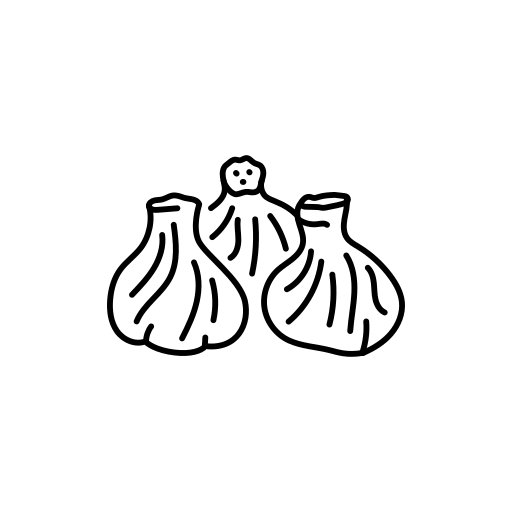
#> input picture фото/лого/исходник-логотипа.png, 512 x 512 px
$ python -i 'трассировка.py'   (imports and definitions only)
#> lines starting #> are read from the running program, lines starting #| are printed output that depends on the picture; after the words box and inside, x2 and y2 are one past the last pixel; in counts of white or black regions, pixels touching at a corner belong together
# -*- coding: utf-8 -*-
"""Растровый значок → SVG-путь.

    python фото/лого/трассировка.py вход.png выход.svg [--высота 24]

Зачем: логотип пришёл картинкой 512×512, а в шапке и в фавиконке он должен
краситься темой и не мылиться. Готовые трассировщики на этой сборке Python
падают, поэтому обводим контуры сами: порог → cv2.findContours → упрощение
Дугласа–Пекера → сглаживание Катмулла–Рома в кубические кривые.

На выходе один путь с fill-rule="evenodd": внутренние контуры становятся
дырками, и заливка currentColor даёт ровно ту же линейную графику.
"""
import argparse, pathlib
import numpy as np, cv2
from PIL import Image, ImageOps


def подготовить(путь, увеличение=4, порог=128):
#> called with путь = 'исходник-логотипа.png', увеличение = 4, порог = 128
    im = Image.open(путь).convert("RGBA")
#> im is the input picture: PIL image 512x512 RGBA; mean R, G, B, A 0, 0, 0, 12.2
    фон = Image.new("RGBA", im.size, (255, 255, 255, 255))
#> фон: PIL image 512x512 RGBA; every value is 255
    фон.alpha_composite(im)
    im = фон.convert("L")
#> im: PIL image 512x512 L
    рамка = ImageOps.invert(im).point(lambda v: 255 if v > 55 else 0).getbbox()
#> рамка = (107, 155, 405, 357)
    im = im.crop(рамка)
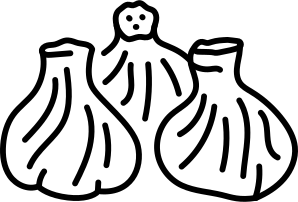
#> im: PIL image 298x202 L; min 0, max 255, mean 201.9
    im = im.resize((im.width * увеличение, im.height * увеличение), Image.LANCZOS)
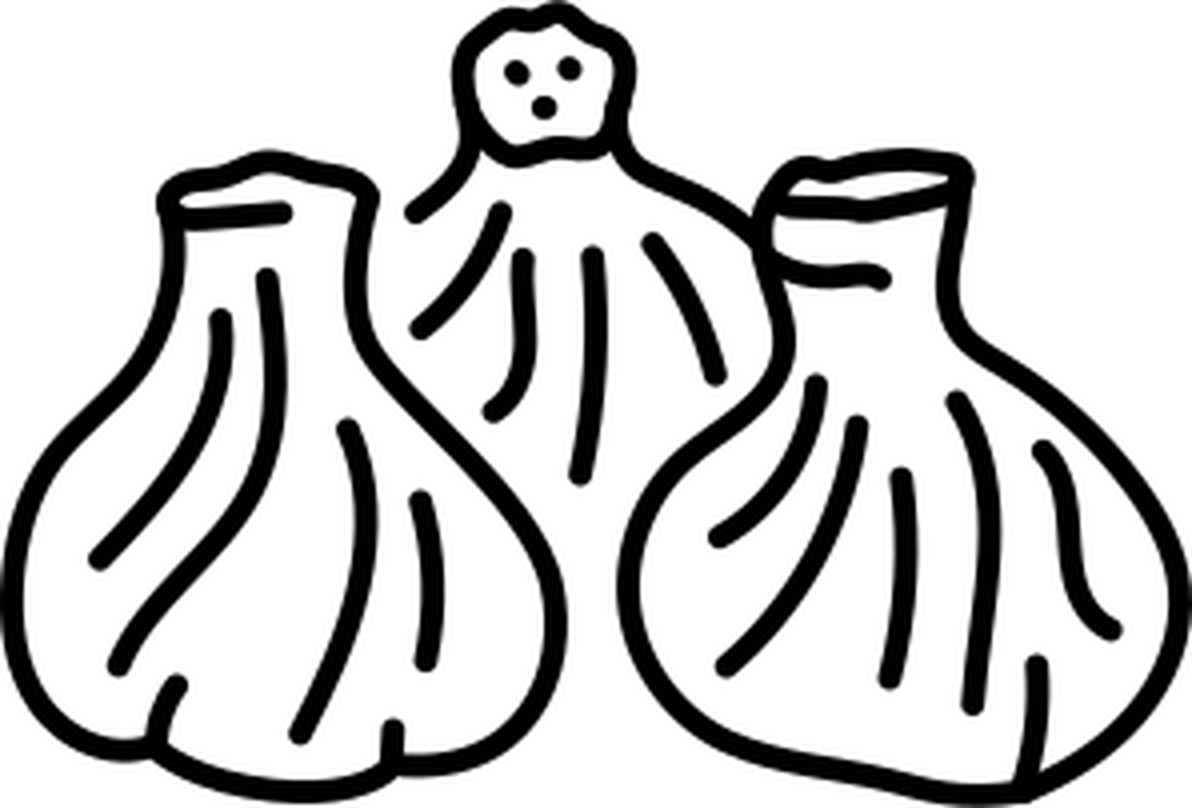
#> im: PIL image 1192x808 L; min 0, max 255, mean 201.9
    маска = (np.array(im) < порог).astype(np.uint8) * 255
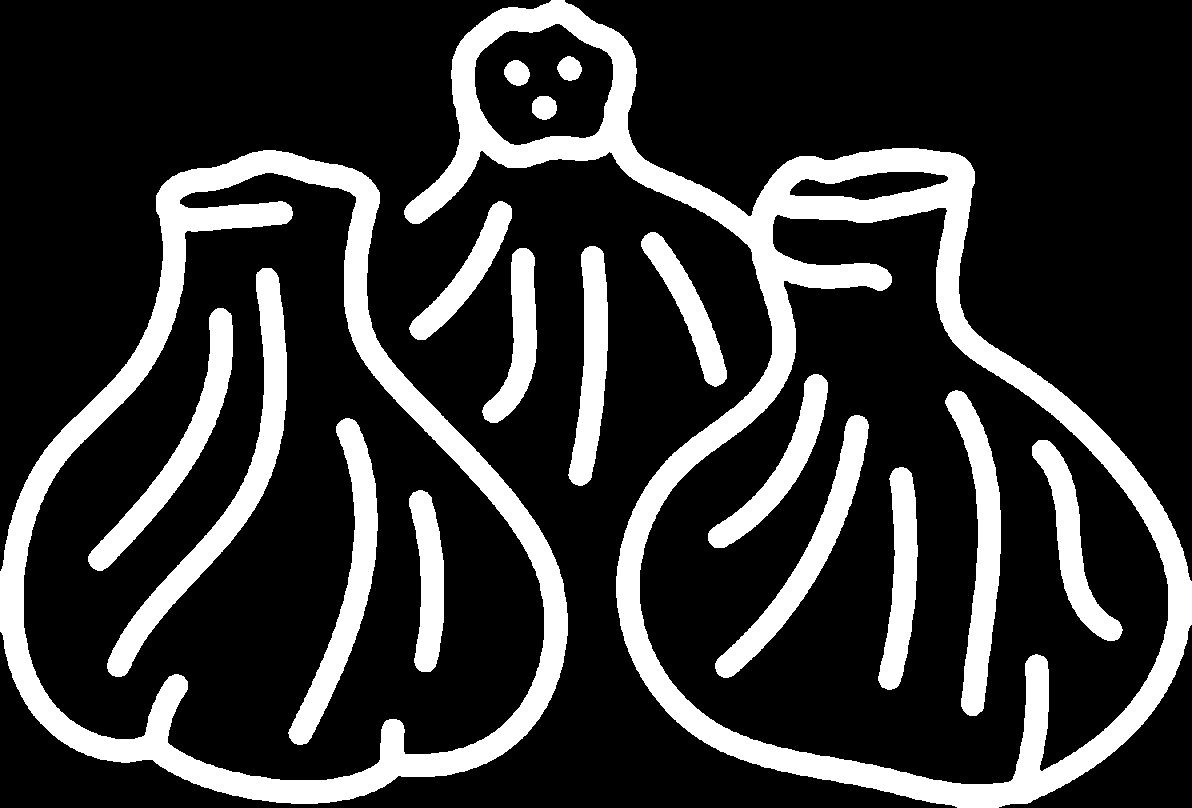
#> маска: shape (808, 1192); 20.8% white; 18 white regions, largest, box (x1, y1, x2, y2) and area: (404, 0, 1192, 808) 73095, (0, 150, 568, 804) 49535, (107, 268, 287, 677) 10619
    return маска


# [50 lines left out: functions сгладить, обвести, main, not called in this run]


# [2 lines not run here, left out]

>>> result = подготовить('исходник-логотипа.png')
